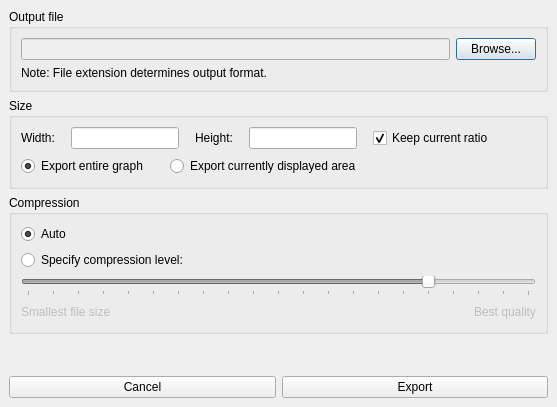
<ui version="4.0" >
 <class>ExportGraphDialog</class>
 <widget class="QDialog" name="ExportGraphDialog" >
  <property name="geometry" >
   <rect>
    <x>0</x>
    <y>0</y>
    <width>557</width>
    <height>407</height>
   </rect>
  </property>
  <property name="windowTitle" >
   <string>Export graph</string>
  </property>
  <property name="modal" >
   <bool>true</bool>
  </property>
  <layout class="QVBoxLayout" >
   <property name="margin" >
    <number>9</number>
   </property>
   <property name="spacing" >
    <number>6</number>
   </property>
   <item>
    <widget class="QGroupBox" name="outputFileGroup" >
     <property name="title" >
      <string>Output file</string>
     </property>
     <layout class="QVBoxLayout" >
      <property name="margin" >
       <number>9</number>
      </property>
      <property name="spacing" >
       <number>6</number>
      </property>
      <item>
       <layout class="QVBoxLayout" >
        <property name="margin" >
         <number>0</number>
        </property>
        <property name="spacing" >
         <number>6</number>
        </property>
        <item>
         <layout class="QHBoxLayout" >
          <property name="margin" >
           <number>0</number>
          </property>
          <property name="spacing" >
           <number>6</number>
          </property>
          <item>
           <widget class="QLineEdit" name="pathEdit" >
            <property name="enabled" >
             <bool>false</bool>
            </property>
           </widget>
          </item>
          <item>
           <widget class="QPushButton" name="browseButton" >
            <property name="text" >
             <string>Browse...</string>
            </property>
           </widget>
          </item>
         </layout>
        </item>
        <item>
         <widget class="QLabel" name="outputFileNoteLabel" >
          <property name="text" >
           <string>Note: File extension determines output format.</string>
          </property>
          <property name="buddy" >
           <cstring>pathEdit</cstring>
          </property>
         </widget>
        </item>
       </layout>
      </item>
     </layout>
    </widget>
   </item>
   <item>
    <widget class="QGroupBox" name="sizeGroup" >
     <property name="title" >
      <string>Size</string>
     </property>
     <layout class="QVBoxLayout" >
      <property name="margin" >
       <number>9</number>
      </property>
      <property name="spacing" >
       <number>6</number>
      </property>
      <item>
       <layout class="QHBoxLayout" >
        <property name="margin" >
         <number>0</number>
        </property>
        <property name="spacing" >
         <number>6</number>
        </property>
        <item>
         <widget class="QLabel" name="widthLabel" >
          <property name="text" >
           <string>Width:</string>
          </property>
          <property name="buddy" >
           <cstring>widthEdit</cstring>
          </property>
         </widget>
        </item>
        <item>
         <spacer>
          <property name="orientation" >
           <enum>Qt::Horizontal</enum>
          </property>
          <property name="sizeType" >
           <enum>QSizePolicy::Fixed</enum>
          </property>
          <property name="sizeHint" >
           <size>
            <width>10</width>
            <height>20</height>
           </size>
          </property>
         </spacer>
        </item>
        <item>
         <widget class="QLineEdit" name="widthEdit" >
          <property name="sizePolicy" >
           <sizepolicy>
            <hsizetype>0</hsizetype>
            <vsizetype>0</vsizetype>
            <horstretch>0</horstretch>
            <verstretch>0</verstretch>
           </sizepolicy>
          </property>
         </widget>
        </item>
        <item>
         <spacer>
          <property name="orientation" >
           <enum>Qt::Horizontal</enum>
          </property>
          <property name="sizeType" >
           <enum>QSizePolicy::Fixed</enum>
          </property>
          <property name="sizeHint" >
           <size>
            <width>10</width>
            <height>20</height>
           </size>
          </property>
         </spacer>
        </item>
        <item>
         <widget class="QLabel" name="heightLabel" >
          <property name="text" >
           <string>Height:</string>
          </property>
          <property name="buddy" >
           <cstring>heightEdit</cstring>
          </property>
         </widget>
        </item>
        <item>
         <spacer>
          <property name="orientation" >
           <enum>Qt::Horizontal</enum>
          </property>
          <property name="sizeType" >
           <enum>QSizePolicy::Fixed</enum>
          </property>
          <property name="sizeHint" >
           <size>
            <width>10</width>
            <height>20</height>
           </size>
          </property>
         </spacer>
        </item>
        <item>
         <widget class="QLineEdit" name="heightEdit" >
          <property name="sizePolicy" >
           <sizepolicy>
            <hsizetype>0</hsizetype>
            <vsizetype>0</vsizetype>
            <horstretch>0</horstretch>
            <verstretch>0</verstretch>
           </sizepolicy>
          </property>
         </widget>
        </item>
        <item>
         <spacer>
          <property name="orientation" >
           <enum>Qt::Horizontal</enum>
          </property>
          <property name="sizeType" >
           <enum>QSizePolicy::Fixed</enum>
          </property>
          <property name="sizeHint" >
           <size>
            <width>10</width>
            <height>20</height>
           </size>
          </property>
         </spacer>
        </item>
        <item>
         <widget class="QCheckBox" name="ratioCheck" >
          <property name="text" >
           <string>Keep current ratio</string>
          </property>
          <property name="checked" >
           <bool>true</bool>
          </property>
         </widget>
        </item>
        <item>
         <spacer>
          <property name="orientation" >
           <enum>Qt::Horizontal</enum>
          </property>
          <property name="sizeHint" >
           <size>
            <width>40</width>
            <height>20</height>
           </size>
          </property>
         </spacer>
        </item>
       </layout>
      </item>
      <item>
       <layout class="QHBoxLayout" >
        <property name="margin" >
         <number>0</number>
        </property>
        <property name="spacing" >
         <number>6</number>
        </property>
        <item>
         <widget class="QRadioButton" name="exportEntireGraphRadio" >
          <property name="text" >
           <string>Export entire graph</string>
          </property>
          <property name="checked" >
           <bool>true</bool>
          </property>
         </widget>
        </item>
        <item>
         <spacer>
          <property name="orientation" >
           <enum>Qt::Horizontal</enum>
          </property>
          <property name="sizeType" >
           <enum>QSizePolicy::Fixed</enum>
          </property>
          <property name="sizeHint" >
           <size>
            <width>16</width>
            <height>22</height>
           </size>
          </property>
         </spacer>
        </item>
        <item>
         <widget class="QRadioButton" name="exportDisplayedAreaRadio" >
          <property name="text" >
           <string>Export currently displayed area</string>
          </property>
         </widget>
        </item>
        <item>
         <spacer>
          <property name="orientation" >
           <enum>Qt::Horizontal</enum>
          </property>
          <property name="sizeHint" >
           <size>
            <width>40</width>
            <height>20</height>
           </size>
          </property>
         </spacer>
        </item>
       </layout>
      </item>
     </layout>
    </widget>
   </item>
   <item>
    <widget class="QGroupBox" name="compressionGroup" >
     <property name="title" >
      <string>Compression</string>
     </property>
     <layout class="QVBoxLayout" >
      <property name="margin" >
       <number>9</number>
      </property>
      <property name="spacing" >
       <number>6</number>
      </property>
      <item>
       <layout class="QVBoxLayout" >
        <property name="margin" >
         <number>0</number>
        </property>
        <property name="spacing" >
         <number>6</number>
        </property>
        <item>
         <widget class="QRadioButton" name="compressionAutoRadio" >
          <property name="text" >
           <string>Auto</string>
          </property>
          <property name="checked" >
           <bool>true</bool>
          </property>
         </widget>
        </item>
        <item>
         <widget class="QRadioButton" name="compressionManualRadio" >
          <property name="text" >
           <string>Specify compression level:</string>
          </property>
         </widget>
        </item>
        <item>
         <widget class="QSlider" name="compressionSlider" >
          <property name="enabled" >
           <bool>false</bool>
          </property>
          <property name="maximum" >
           <number>100</number>
          </property>
          <property name="singleStep" >
           <number>5</number>
          </property>
          <property name="value" >
           <number>80</number>
          </property>
          <property name="orientation" >
           <enum>Qt::Horizontal</enum>
          </property>
          <property name="tickPosition" >
           <enum>QSlider::TicksBelow</enum>
          </property>
         </widget>
        </item>
       </layout>
      </item>
      <item>
       <layout class="QHBoxLayout" >
        <property name="margin" >
         <number>0</number>
        </property>
        <property name="spacing" >
         <number>6</number>
        </property>
        <item>
         <widget class="QLabel" name="compressionSmallestSizeLabel" >
          <property name="enabled" >
           <bool>false</bool>
          </property>
          <property name="text" >
           <string>Smallest file size</string>
          </property>
         </widget>
        </item>
        <item>
         <spacer>
          <property name="orientation" >
           <enum>Qt::Horizontal</enum>
          </property>
          <property name="sizeHint" >
           <size>
            <width>40</width>
            <height>20</height>
           </size>
          </property>
         </spacer>
        </item>
        <item>
         <widget class="QLabel" name="compressionBestQualityLabel" >
          <property name="enabled" >
           <bool>false</bool>
          </property>
          <property name="text" >
           <string>Best quality</string>
          </property>
         </widget>
        </item>
       </layout>
      </item>
     </layout>
    </widget>
   </item>
   <item>
    <spacer>
     <property name="orientation" >
      <enum>Qt::Vertical</enum>
     </property>
     <property name="sizeHint" >
      <size>
       <width>539</width>
       <height>16</height>
      </size>
     </property>
    </spacer>
   </item>
   <item>
    <layout class="QHBoxLayout" >
     <property name="margin" >
      <number>0</number>
     </property>
     <property name="spacing" >
      <number>6</number>
     </property>
     <item>
      <widget class="QPushButton" name="cancelButton" >
       <property name="text" >
        <string>Cancel</string>
       </property>
      </widget>
     </item>
     <item>
      <widget class="QPushButton" name="exportButton" >
       <property name="text" >
        <string>Export</string>
       </property>
      </widget>
     </item>
    </layout>
   </item>
  </layout>
 </widget>
 <resources/>
 <connections>
  <connection>
   <sender>ratioCheck</sender>
   <signal>toggled(bool)</signal>
   <receiver>exportDisplayedAreaRadio</receiver>
   <slot>setEnabled(bool)</slot>
   <hints>
    <hint type="sourcelabel" >
     <x>472</x>
     <y>302</y>
    </hint>
    <hint type="destinationlabel" >
     <x>283</x>
     <y>329</y>
    </hint>
   </hints>
  </connection>
  <connection>
   <sender>ratioCheck</sender>
   <signal>toggled(bool)</signal>
   <receiver>exportEntireGraphRadio</receiver>
   <slot>click()</slot>
   <hints>
    <hint type="sourcelabel" >
     <x>418</x>
     <y>301</y>
    </hint>
    <hint type="destinationlabel" >
     <x>88</x>
     <y>341</y>
    </hint>
   </hints>
  </connection>
  <connection>
   <sender>compressionManualRadio</sender>
   <signal>toggled(bool)</signal>
   <receiver>compressionSlider</receiver>
   <slot>setEnabled(bool)</slot>
   <hints>
    <hint type="sourcelabel" >
     <x>83</x>
     <y>179</y>
    </hint>
    <hint type="destinationlabel" >
     <x>84</x>
     <y>197</y>
    </hint>
   </hints>
  </connection>
  <connection>
   <sender>compressionManualRadio</sender>
   <signal>toggled(bool)</signal>
   <receiver>compressionSmallestSizeLabel</receiver>
   <slot>setEnabled(bool)</slot>
   <hints>
    <hint type="sourcelabel" >
     <x>52</x>
     <y>177</y>
    </hint>
    <hint type="destinationlabel" >
     <x>55</x>
     <y>228</y>
    </hint>
   </hints>
  </connection>
  <connection>
   <sender>compressionManualRadio</sender>
   <signal>toggled(bool)</signal>
   <receiver>compressionBestQualityLabel</receiver>
   <slot>setEnabled(bool)</slot>
   <hints>
    <hint type="sourcelabel" >
     <x>207</x>
     <y>171</y>
    </hint>
    <hint type="destinationlabel" >
     <x>498</x>
     <y>230</y>
    </hint>
   </hints>
  </connection>
 </connections>
</ui>
